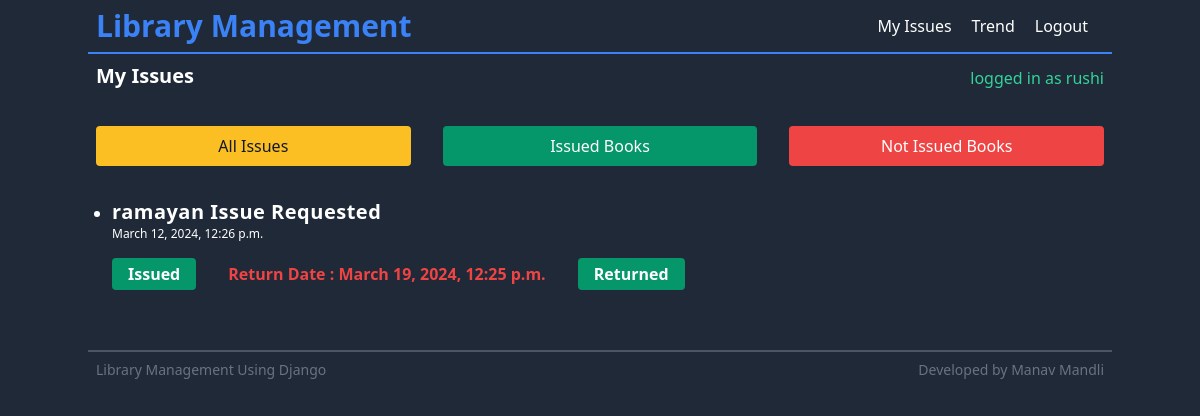
The page /my-issues/ (signed in) on the database its author committed.
### library_app/models.py (models this page shows, shortened)
class Transaction(models.Model):
    member = models.ForeignKey(Member, on_delete=models.CASCADE)
    book = models.ForeignKey(Book, on_delete=models.CASCADE)
    created_at = models.DateTimeField(auto_now=True)
    issued = models.BooleanField(default=False)
    issued_at = models.DateTimeField(auto_now=False, null=True, blank=True)
    returned = models.BooleanField(default=False)
    return_date = models.DateTimeField(auto_now=False, auto_created=False, auto_now_add=False, null=True, blank=True)
    charges = models.DecimalField(max_digits=10, decimal_places=2, null=True)

class Book(models.Model):
    name=models.CharField(max_length=350)
    author=models.ForeignKey(Author,on_delete=models.CASCADE)
    image=models.ImageField()
    category=models.CharField(max_length=220)
    quantity = models.PositiveIntegerField(default=0)

### library_app/views.py (the view)
# urls.py: path('my-issues/', myissues, name='my_issues'),
@login_required(login_url='/student/login/')
def myissues(request):
    if Member.objects.filter(member_id=request.user).exists():
        member = Member.objects.get(member_id=request.user)
        if request.GET.get('issued') is not None:
            issues = Transaction.objects.filter(member=member, issued=True, returned=False)
        elif request.GET.get('notissued') is not None:
            issues = Transaction.objects.filter(member=member, issued=False)
        else:
            issues = Transaction.objects.filter(member=member)
        return render(request, 'library/myissues.html', {'issues': issues})
    messages.error(request, 'You are Not a Member!')
    return redirect('/')

### templates/library/myissues.html (shortened to what this page needs)
{% extends 'base.html' %} {% block heading %} My Issues {% endblock heading %}
{% block content %}
<form
  class="flex flex-col sm:flex-row items-center justify-start"
  method="GET"
  action="/my-issues/"
>
  <button
    class="text-gray-900 w-1/2 hover:shadow-md text-md rounded bg-yellow-400 px-4 py-2"
    name="all"
    type="submit"
  >
    All Issues
  </button>
  <button
    class="text-white ml-0 mt-4 w-1/2 sm:mt-0 sm:ml-8 hover:shadow-md text-md rounded bg-green-600 px-4 py-2"
    name="issued"
    type="submit"
  >
    Issued Books
  </button>
  <button
    class="text-white ml-0 w-1/2 mt-4 sm:mt-0 sm:ml-8 hover:shadow-md text-md rounded bg-red-500 px-4 py-2"
    name="notissued"
    type="submit"
  >
    Not Issued Books
  </button>
</form>
<ul class="list-disc px-4 mt-8">
  {% for issue in issues %}
  <li class="">
    <h3 class="text-xl font-semibold tracking-wide">
      {{issue.book.name}} Issue Requested
    </h3>
    <h4 class="text-xs">{{issue.created_at}}</h4>
    <div class="flex flex-row w-2/3 space-x-4 mt-4 mb-8">
      {% if issue.issued %}
      <h5 class="w-xs font-bold rounded bg-green-600 px-4 py-1">Issued</h5>
       <h5 class="w-xs font-bold text-red-500 px-4 py-1">
        Return Date : {{issue.return_date}}
      </h5>
      {% else %}
      <h5 class="w-xs rounded font-bold text-blue-500 px-0 py-0">
        Issue Request Pending
      </h5>
      {% endif %}
      {% if issue.issued and issue.returned %}
      <h5 class="w-xs rounded font-bold bg-green-600 px-4 py-1">Returned</h5>
      {% endif %}
    </div>
  </li>
  {% empty %}
  <h2>Nothing Found</h2>
  {% endfor %}
</ul>
{% endblock %}

### templates/base.html (shortened to what this page needs)
<!DOCTYPE html>
<html lang="en">
  <head>
    <link
      href="https://unpkg.com/tailwindcss@^2/dist/tailwind.min.css"
      rel="stylesheet"
    />
  </head>
  <body class="min-h-screen bg-gray-800 text-white">
    {% include 'nav.html' %}
    <header
      class="flex flex-row justify-between items-end mb-5 md:mx-auto max-w-5xl p-2"
    >
      <h1 class="font-bold text-lg sm:text-xl capitalize">
        {%block heading %}{% endblock heading %}
      </h1>
      {% if user.is_anonymous %}
      <h2 class="text-red-400 sm:pr-5 xl:pr-3">logged out</h2>
      {% else %}
      <h2 class="text-green-400">logged in as {{user}}</h2>
      {% endif %}
    </header>
    <main class="container md:mx-auto max-w-5xl p-2">
      {% block content %}{% endblock content %}
    </main>
    {% include 'footer.html' %}
  </body>
</html>

### rows shown on the page
Transaction: book.name "ramayan", created_at "March 12, 2024, 12:26 p.m.", return_date "March 19, 2024, 12:25 p.m.", issued "Returned"

### other values the page prints
{{ user }} "rushi"
